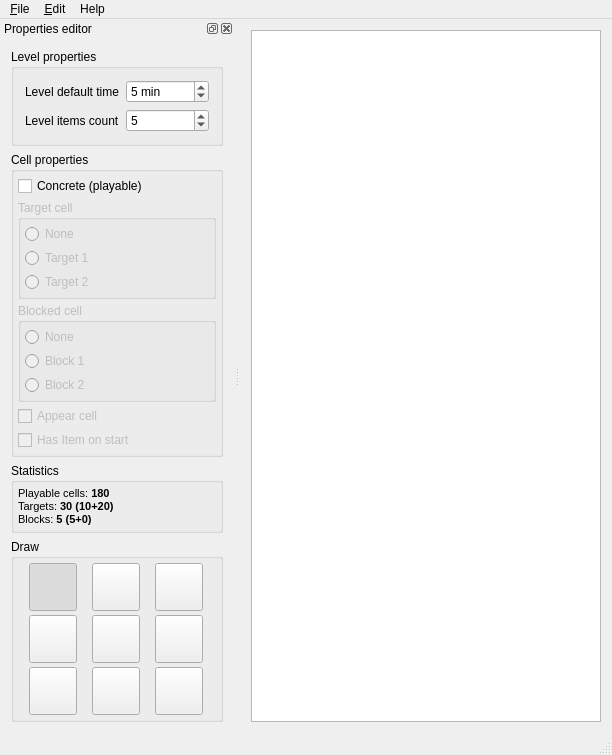
<?xml version="1.0" encoding="UTF-8"?>
<ui version="4.0">
 <class>MainWindow</class>
 <widget class="QMainWindow" name="MainWindow">
  <property name="geometry">
   <rect>
    <x>0</x>
    <y>0</y>
    <width>612</width>
    <height>730</height>
   </rect>
  </property>
  <property name="windowTitle">
   <string>JAG Level Editor</string>
  </property>
  <widget class="QWidget" name="centralWidget">
   <layout class="QGridLayout" name="gridLayout_8">
    <item row="0" column="0">
     <widget class="LevelWidget" name="twLevel">
      <property name="minimumSize">
       <size>
        <width>100</width>
        <height>100</height>
       </size>
      </property>
      <property name="contextMenuPolicy">
       <enum>Qt::NoContextMenu</enum>
      </property>
      <property name="iconSize">
       <size>
        <width>48</width>
        <height>48</height>
       </size>
      </property>
      <property name="gridStyle">
       <enum>Qt::DotLine</enum>
      </property>
      <attribute name="horizontalHeaderDefaultSectionSize">
       <number>56</number>
      </attribute>
      <attribute name="horizontalHeaderMinimumSectionSize">
       <number>56</number>
      </attribute>
      <attribute name="verticalHeaderDefaultSectionSize">
       <number>56</number>
      </attribute>
      <attribute name="verticalHeaderMinimumSectionSize">
       <number>56</number>
      </attribute>
     </widget>
    </item>
   </layout>
  </widget>
  <widget class="QMenuBar" name="menuBar">
   <property name="geometry">
    <rect>
     <x>0</x>
     <y>0</y>
     <width>612</width>
     <height>24</height>
    </rect>
   </property>
   <widget class="QMenu" name="menu_File">
    <property name="title">
     <string>&amp;File</string>
    </property>
    <addaction name="actionNew"/>
    <addaction name="action_Open"/>
    <addaction name="action_Save"/>
    <addaction name="actionSave_as"/>
    <addaction name="separator"/>
    <addaction name="actionCreate_levelpack"/>
    <addaction name="actionExtract_levelpack"/>
    <addaction name="separator"/>
    <addaction name="actionE_xit"/>
   </widget>
   <widget class="QMenu" name="menu_Edit">
    <property name="title">
     <string>&amp;Edit</string>
    </property>
    <addaction name="actionShow_properties"/>
   </widget>
   <widget class="QMenu" name="menuHelp">
    <property name="title">
     <string>Help</string>
    </property>
    <addaction name="actionAbout"/>
   </widget>
   <addaction name="menu_File"/>
   <addaction name="menu_Edit"/>
   <addaction name="menuHelp"/>
  </widget>
  <widget class="QStatusBar" name="statusBar"/>
  <widget class="QDockWidget" name="dockWidget">
   <property name="floating">
    <bool>true</bool>
   </property>
   <property name="windowTitle">
    <string>Properties editor</string>
   </property>
   <attribute name="dockWidgetArea">
    <number>1</number>
   </attribute>
   <widget class="QWidget" name="dockWidgetContents">
    <layout class="QGridLayout" name="gridLayout_7">
     <item row="0" column="0">
      <widget class="QGroupBox" name="groupBox">
       <property name="title">
        <string>Level properties</string>
       </property>
       <layout class="QGridLayout" name="gridLayout">
        <item row="0" column="0">
         <widget class="QLabel" name="label_6">
          <property name="text">
           <string>Level default time</string>
          </property>
         </widget>
        </item>
        <item row="0" column="1">
         <widget class="QSpinBox" name="sbTime">
          <property name="suffix">
           <string> min</string>
          </property>
          <property name="minimum">
           <number>1</number>
          </property>
          <property name="maximum">
           <number>10000</number>
          </property>
          <property name="value">
           <number>5</number>
          </property>
         </widget>
        </item>
        <item row="1" column="0">
         <widget class="QLabel" name="label_7">
          <property name="text">
           <string>Level items count</string>
          </property>
         </widget>
        </item>
        <item row="1" column="1">
         <widget class="QSpinBox" name="sbItems">
          <property name="suffix">
           <string/>
          </property>
          <property name="minimum">
           <number>2</number>
          </property>
          <property name="maximum">
           <number>6</number>
          </property>
          <property name="value">
           <number>5</number>
          </property>
         </widget>
        </item>
       </layout>
      </widget>
     </item>
     <item row="1" column="0">
      <widget class="QGroupBox" name="gbProperties">
       <property name="title">
        <string>Cell properties</string>
       </property>
       <layout class="QGridLayout" name="gridLayout_4">
        <property name="margin">
         <number>4</number>
        </property>
        <property name="spacing">
         <number>4</number>
        </property>
        <item row="0" column="0">
         <widget class="QCheckBox" name="cbConcrete">
          <property name="text">
           <string>Concrete (playable)</string>
          </property>
          <property name="icon">
           <iconset resource="editor.qrc">
            <normaloff>:/images/concrete.png</normaloff>:/images/concrete.png</iconset>
          </property>
          <property name="tristate">
           <bool>false</bool>
          </property>
         </widget>
        </item>
        <item row="1" column="0">
         <widget class="QGroupBox" name="gbTarget">
          <property name="enabled">
           <bool>false</bool>
          </property>
          <property name="title">
           <string>Target cell</string>
          </property>
          <layout class="QGridLayout" name="gridLayout_2">
           <property name="margin">
            <number>4</number>
           </property>
           <property name="spacing">
            <number>4</number>
           </property>
           <item row="0" column="0">
            <widget class="QRadioButton" name="rbNoTarget">
             <property name="text">
              <string>None</string>
             </property>
             <property name="icon">
              <iconset resource="editor.qrc">
               <normaloff>:/images/concrete.png</normaloff>:/images/concrete.png</iconset>
             </property>
             <property name="checkable">
              <bool>true</bool>
             </property>
             <property name="autoExclusive">
              <bool>true</bool>
             </property>
            </widget>
           </item>
           <item row="1" column="0">
            <widget class="QRadioButton" name="rbTarget1">
             <property name="text">
              <string>Target 1</string>
             </property>
             <property name="icon">
              <iconset resource="editor.qrc">
               <normaloff>:/images/target1.png</normaloff>:/images/target1.png</iconset>
             </property>
            </widget>
           </item>
           <item row="2" column="0">
            <widget class="QRadioButton" name="rbTarget2">
             <property name="text">
              <string>Target 2</string>
             </property>
             <property name="icon">
              <iconset resource="editor.qrc">
               <normaloff>:/images/target2.png</normaloff>:/images/target2.png</iconset>
             </property>
            </widget>
           </item>
          </layout>
         </widget>
        </item>
        <item row="2" column="0">
         <widget class="QGroupBox" name="gbBlock">
          <property name="enabled">
           <bool>false</bool>
          </property>
          <property name="title">
           <string>Blocked cell</string>
          </property>
          <layout class="QGridLayout" name="gridLayout_3">
           <property name="margin">
            <number>4</number>
           </property>
           <property name="spacing">
            <number>4</number>
           </property>
           <item row="0" column="0">
            <widget class="QRadioButton" name="rbNoBlock">
             <property name="text">
              <string>None</string>
             </property>
             <property name="icon">
              <iconset resource="editor.qrc">
               <normaloff>:/images/concrete.png</normaloff>:/images/concrete.png</iconset>
             </property>
             <property name="checked">
              <bool>false</bool>
             </property>
             <property name="autoExclusive">
              <bool>true</bool>
             </property>
            </widget>
           </item>
           <item row="1" column="0">
            <widget class="QRadioButton" name="rbBlock1">
             <property name="text">
              <string>Block 1</string>
             </property>
             <property name="icon">
              <iconset resource="editor.qrc">
               <normaloff>:/images/block1.png</normaloff>:/images/block1.png</iconset>
             </property>
            </widget>
           </item>
           <item row="2" column="0">
            <widget class="QRadioButton" name="rbBlock2">
             <property name="text">
              <string>Block 2</string>
             </property>
             <property name="icon">
              <iconset resource="editor.qrc">
               <normaloff>:/images/block2.png</normaloff>:/images/block2.png</iconset>
             </property>
            </widget>
           </item>
          </layout>
         </widget>
        </item>
        <item row="3" column="0">
         <widget class="QCheckBox" name="cbAppear">
          <property name="enabled">
           <bool>false</bool>
          </property>
          <property name="text">
           <string>Appear cell</string>
          </property>
          <property name="icon">
           <iconset resource="editor.qrc">
            <normaloff>:/images/appear.png</normaloff>:/images/appear.png</iconset>
          </property>
          <property name="tristate">
           <bool>false</bool>
          </property>
         </widget>
        </item>
        <item row="4" column="0">
         <widget class="QCheckBox" name="cbItemOnStart">
          <property name="enabled">
           <bool>false</bool>
          </property>
          <property name="text">
           <string>Has Item on start</string>
          </property>
          <property name="icon">
           <iconset resource="editor.qrc">
            <normaloff>:/images/onstart.png</normaloff>:/images/onstart.png</iconset>
          </property>
          <property name="tristate">
           <bool>false</bool>
          </property>
         </widget>
        </item>
       </layout>
      </widget>
     </item>
     <item row="3" column="0">
      <widget class="QGroupBox" name="groupBox_4">
       <property name="title">
        <string>Statistics</string>
       </property>
       <layout class="QGridLayout" name="gridLayout_5">
        <property name="margin">
         <number>4</number>
        </property>
        <property name="spacing">
         <number>4</number>
        </property>
        <item row="0" column="0">
         <widget class="QLabel" name="lStatistics">
          <property name="text">
           <string>&lt;!DOCTYPE HTML PUBLIC &quot;-//W3C//DTD HTML 4.0//EN&quot; &quot;http://www.w3.org/TR/REC-html40/strict.dtd&quot;&gt;
&lt;html&gt;&lt;head&gt;&lt;meta name=&quot;qrichtext&quot; content=&quot;1&quot; /&gt;&lt;style type=&quot;text/css&quot;&gt;
p, li { white-space: pre-wrap; }
&lt;/style&gt;&lt;/head&gt;&lt;body style=&quot; font-family:'MS Shell Dlg 2'; font-size:8.25pt; font-weight:400; font-style:normal;&quot;&gt;
&lt;p style=&quot; margin-top:0px; margin-bottom:0px; margin-left:0px; margin-right:0px; -qt-block-indent:0; text-indent:0px;&quot;&gt;&lt;span style=&quot; font-size:8pt;&quot;&gt;Playable cells: &lt;/span&gt;&lt;span style=&quot; font-size:8pt; font-weight:600;&quot;&gt;180&lt;/span&gt;&lt;/p&gt;
&lt;p style=&quot; margin-top:0px; margin-bottom:0px; margin-left:0px; margin-right:0px; -qt-block-indent:0; text-indent:0px;&quot;&gt;&lt;span style=&quot; font-size:8pt;&quot;&gt;Targets: &lt;/span&gt;&lt;span style=&quot; font-size:8pt; font-weight:600;&quot;&gt;30 (10+20)&lt;/span&gt;&lt;/p&gt;
&lt;p style=&quot; margin-top:0px; margin-bottom:0px; margin-left:0px; margin-right:0px; -qt-block-indent:0; text-indent:0px;&quot;&gt;&lt;span style=&quot; font-size:8pt;&quot;&gt;Blocks: &lt;/span&gt;&lt;span style=&quot; font-size:8pt; font-weight:600;&quot;&gt;5 (5+0)&lt;/span&gt;&lt;/p&gt;&lt;/body&gt;&lt;/html&gt;</string>
          </property>
         </widget>
        </item>
       </layout>
      </widget>
     </item>
     <item row="5" column="0">
      <spacer name="verticalSpacer">
       <property name="orientation">
        <enum>Qt::Vertical</enum>
       </property>
       <property name="sizeHint" stdset="0">
        <size>
         <width>20</width>
         <height>11</height>
        </size>
       </property>
      </spacer>
     </item>
     <item row="4" column="0">
      <widget class="QGroupBox" name="gbDraw">
       <property name="title">
        <string>Draw</string>
       </property>
       <layout class="QGridLayout" name="gridLayout_6">
        <property name="margin">
         <number>4</number>
        </property>
        <property name="spacing">
         <number>4</number>
        </property>
        <item row="0" column="0">
         <widget class="QToolButton" name="tbSelect">
          <property name="minimumSize">
           <size>
            <width>48</width>
            <height>48</height>
           </size>
          </property>
          <property name="maximumSize">
           <size>
            <width>48</width>
            <height>48</height>
           </size>
          </property>
          <property name="toolTip">
           <string>Select</string>
          </property>
          <property name="text">
           <string/>
          </property>
          <property name="icon">
           <iconset resource="editor.qrc">
            <normaloff>:/images/cursor.png</normaloff>:/images/cursor.png</iconset>
          </property>
          <property name="iconSize">
           <size>
            <width>40</width>
            <height>40</height>
           </size>
          </property>
          <property name="checkable">
           <bool>true</bool>
          </property>
          <property name="checked">
           <bool>true</bool>
          </property>
          <property name="autoExclusive">
           <bool>true</bool>
          </property>
         </widget>
        </item>
        <item row="0" column="1">
         <widget class="QToolButton" name="tbNoPlace">
          <property name="minimumSize">
           <size>
            <width>48</width>
            <height>48</height>
           </size>
          </property>
          <property name="maximumSize">
           <size>
            <width>48</width>
            <height>48</height>
           </size>
          </property>
          <property name="toolTip">
           <string>Non-playable cell</string>
          </property>
          <property name="text">
           <string/>
          </property>
          <property name="icon">
           <iconset resource="editor.qrc">
            <normaloff>:/images/noplace.png</normaloff>:/images/noplace.png</iconset>
          </property>
          <property name="iconSize">
           <size>
            <width>40</width>
            <height>40</height>
           </size>
          </property>
          <property name="checkable">
           <bool>true</bool>
          </property>
          <property name="autoExclusive">
           <bool>true</bool>
          </property>
         </widget>
        </item>
        <item row="0" column="2">
         <widget class="QToolButton" name="tbConcrete">
          <property name="minimumSize">
           <size>
            <width>48</width>
            <height>48</height>
           </size>
          </property>
          <property name="maximumSize">
           <size>
            <width>48</width>
            <height>48</height>
           </size>
          </property>
          <property name="toolTip">
           <string>Clear cell</string>
          </property>
          <property name="text">
           <string/>
          </property>
          <property name="icon">
           <iconset resource="editor.qrc">
            <normaloff>:/images/concrete.png</normaloff>:/images/concrete.png</iconset>
          </property>
          <property name="iconSize">
           <size>
            <width>40</width>
            <height>40</height>
           </size>
          </property>
          <property name="checkable">
           <bool>true</bool>
          </property>
          <property name="autoExclusive">
           <bool>true</bool>
          </property>
         </widget>
        </item>
        <item row="1" column="0">
         <widget class="QToolButton" name="tbAppear">
          <property name="minimumSize">
           <size>
            <width>48</width>
            <height>48</height>
           </size>
          </property>
          <property name="maximumSize">
           <size>
            <width>48</width>
            <height>48</height>
           </size>
          </property>
          <property name="toolTip">
           <string>Appear cell (left button - draw, right - erase)</string>
          </property>
          <property name="text">
           <string/>
          </property>
          <property name="icon">
           <iconset resource="editor.qrc">
            <normaloff>:/images/appear.png</normaloff>:/images/appear.png</iconset>
          </property>
          <property name="iconSize">
           <size>
            <width>40</width>
            <height>40</height>
           </size>
          </property>
          <property name="checkable">
           <bool>true</bool>
          </property>
          <property name="autoExclusive">
           <bool>true</bool>
          </property>
         </widget>
        </item>
        <item row="1" column="1">
         <widget class="QToolButton" name="tbTarget1">
          <property name="minimumSize">
           <size>
            <width>48</width>
            <height>48</height>
           </size>
          </property>
          <property name="maximumSize">
           <size>
            <width>48</width>
            <height>48</height>
           </size>
          </property>
          <property name="toolTip">
           <string>Target 1 (left button - draw, right - erase)</string>
          </property>
          <property name="text">
           <string/>
          </property>
          <property name="icon">
           <iconset resource="editor.qrc">
            <normaloff>:/images/target1.png</normaloff>:/images/target1.png</iconset>
          </property>
          <property name="iconSize">
           <size>
            <width>40</width>
            <height>40</height>
           </size>
          </property>
          <property name="checkable">
           <bool>true</bool>
          </property>
          <property name="autoExclusive">
           <bool>true</bool>
          </property>
         </widget>
        </item>
        <item row="1" column="2">
         <widget class="QToolButton" name="tbTarget2">
          <property name="minimumSize">
           <size>
            <width>48</width>
            <height>48</height>
           </size>
          </property>
          <property name="maximumSize">
           <size>
            <width>48</width>
            <height>48</height>
           </size>
          </property>
          <property name="toolTip">
           <string>Target 2 (left button - draw, right - erase)</string>
          </property>
          <property name="text">
           <string/>
          </property>
          <property name="icon">
           <iconset resource="editor.qrc">
            <normaloff>:/images/target2.png</normaloff>:/images/target2.png</iconset>
          </property>
          <property name="iconSize">
           <size>
            <width>40</width>
            <height>40</height>
           </size>
          </property>
          <property name="checkable">
           <bool>true</bool>
          </property>
          <property name="autoExclusive">
           <bool>true</bool>
          </property>
         </widget>
        </item>
        <item row="2" column="0">
         <widget class="QToolButton" name="tbOnStart">
          <property name="minimumSize">
           <size>
            <width>48</width>
            <height>48</height>
           </size>
          </property>
          <property name="maximumSize">
           <size>
            <width>48</width>
            <height>48</height>
           </size>
          </property>
          <property name="toolTip">
           <string>Has item on start (left button - draw, right - erase)</string>
          </property>
          <property name="text">
           <string/>
          </property>
          <property name="icon">
           <iconset resource="editor.qrc">
            <normaloff>:/images/onstart.png</normaloff>:/images/onstart.png</iconset>
          </property>
          <property name="iconSize">
           <size>
            <width>40</width>
            <height>40</height>
           </size>
          </property>
          <property name="checkable">
           <bool>true</bool>
          </property>
          <property name="autoExclusive">
           <bool>true</bool>
          </property>
         </widget>
        </item>
        <item row="2" column="1">
         <widget class="QToolButton" name="tbBlock1">
          <property name="minimumSize">
           <size>
            <width>48</width>
            <height>48</height>
           </size>
          </property>
          <property name="maximumSize">
           <size>
            <width>48</width>
            <height>48</height>
           </size>
          </property>
          <property name="toolTip">
           <string>Block 1 (left button - draw, right - erase)</string>
          </property>
          <property name="text">
           <string/>
          </property>
          <property name="icon">
           <iconset resource="editor.qrc">
            <normaloff>:/images/block1.png</normaloff>:/images/block1.png</iconset>
          </property>
          <property name="iconSize">
           <size>
            <width>40</width>
            <height>40</height>
           </size>
          </property>
          <property name="checkable">
           <bool>true</bool>
          </property>
          <property name="autoExclusive">
           <bool>true</bool>
          </property>
         </widget>
        </item>
        <item row="2" column="2">
         <widget class="QToolButton" name="tbBlock2">
          <property name="minimumSize">
           <size>
            <width>48</width>
            <height>48</height>
           </size>
          </property>
          <property name="maximumSize">
           <size>
            <width>48</width>
            <height>48</height>
           </size>
          </property>
          <property name="toolTip">
           <string>Block 2 (left button - draw, right - erase)</string>
          </property>
          <property name="text">
           <string/>
          </property>
          <property name="icon">
           <iconset resource="editor.qrc">
            <normaloff>:/images/block2.png</normaloff>:/images/block2.png</iconset>
          </property>
          <property name="iconSize">
           <size>
            <width>40</width>
            <height>40</height>
           </size>
          </property>
          <property name="checkable">
           <bool>true</bool>
          </property>
          <property name="autoExclusive">
           <bool>true</bool>
          </property>
         </widget>
        </item>
       </layout>
      </widget>
     </item>
    </layout>
   </widget>
  </widget>
  <action name="action_Open">
   <property name="text">
    <string>&amp;Open...</string>
   </property>
  </action>
  <action name="action_Save">
   <property name="text">
    <string>&amp;Save</string>
   </property>
  </action>
  <action name="actionSave_as">
   <property name="text">
    <string>Save as...</string>
   </property>
  </action>
  <action name="actionE_xit">
   <property name="text">
    <string>E&amp;xit</string>
   </property>
  </action>
  <action name="actionSettings">
   <property name="text">
    <string>Settings...</string>
   </property>
  </action>
  <action name="actionShow_properties">
   <property name="checkable">
    <bool>true</bool>
   </property>
   <property name="checked">
    <bool>true</bool>
   </property>
   <property name="text">
    <string>Show properties</string>
   </property>
  </action>
  <action name="actionNew">
   <property name="text">
    <string>New</string>
   </property>
  </action>
  <action name="actionCreate_levelpack">
   <property name="text">
    <string>Create levelpack...</string>
   </property>
  </action>
  <action name="actionExtract_levelpack">
   <property name="text">
    <string>Extract levelpack...</string>
   </property>
  </action>
  <action name="actionAbout">
   <property name="text">
    <string>About</string>
   </property>
  </action>
 </widget>
 <layoutdefault spacing="6" margin="11"/>
 <customwidgets>
  <customwidget>
   <class>LevelWidget</class>
   <extends>QTableWidget</extends>
   <header>levelwidget.h</header>
  </customwidget>
 </customwidgets>
 <resources>
  <include location="editor.qrc"/>
 </resources>
 <connections/>
</ui>
